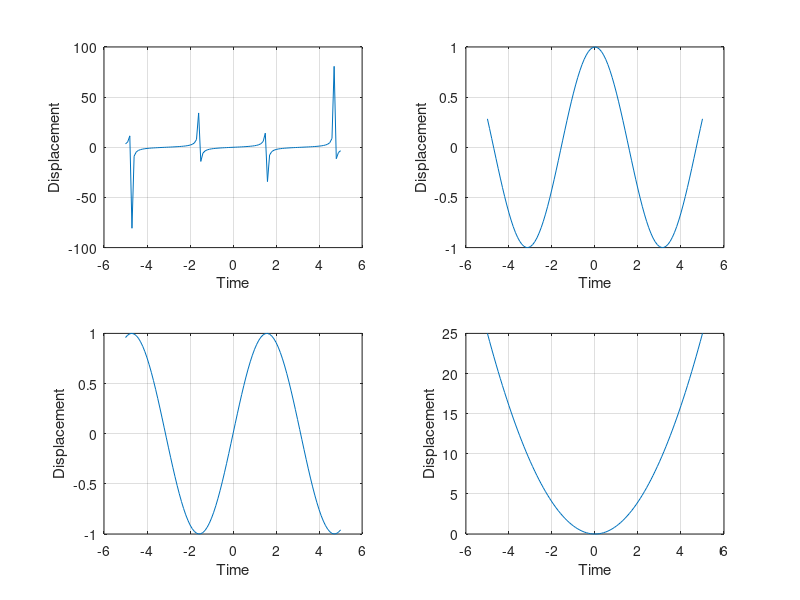

Recreate this plot in MATLAB.
x = -5:0.1:5;

f = tan(x);
g = cos(x);
h = sin(x);
k = x.^2;

figure;

subplot(2,2,1);
plot(x, f);
xlabel('Time');
ylabel('Displacement');
grid;

subplot(2,2,2);
plot(x, g);
xlabel('Time');
ylabel('Displacement');
grid;

subplot(2,2,3);
plot(x, h);
xlabel('Time');
ylabel('Displacement');
grid;

subplot(2,2,4);
plot(x, k);
xlabel('Time');
ylabel('Displacement');
grid;